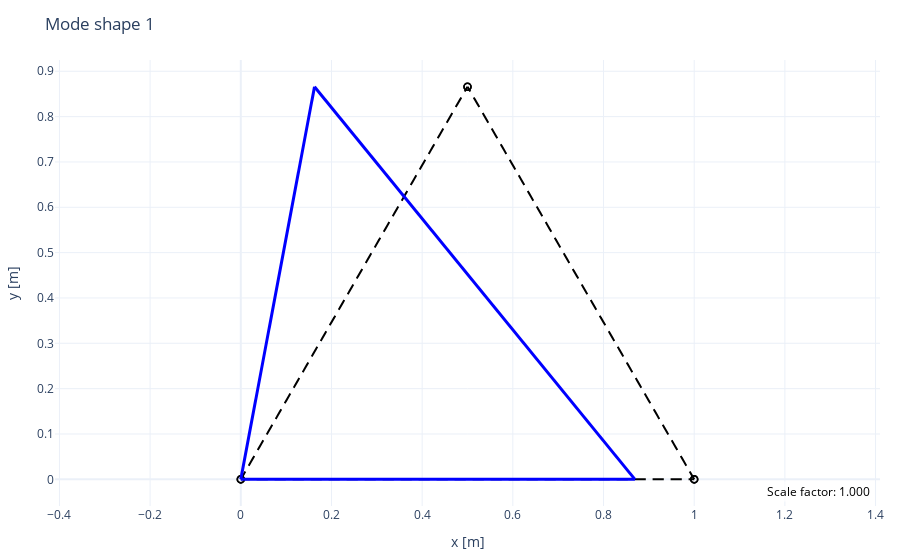

The notebook cell saved with this chart:
### Markdown cell above
### plot vibration mode

### Code cell
# "Determine a" first create an empty array and the fill it with data from phi_red  
phi_j = np.zeros((6)) # size = number of dofs

mode = 1 # mode to extract
phi_j[np.array(free_dofs)-1] = phi_red[:, mode-1] 
Ed = extract_dofs(phi_j, Edof)
fig = draw_discrete_elements(
    Ex, Ey,
    title=f"Mode shape {mode}",
    xlabel="x [m]",
    ylabel="y [m]",
    line_style="dashed"
)
plot_deformed_bars(fig, Ex, Ey, Ed, scale=1)
fig.show()

### Figure 1 — Plotly figure (JSON) as saved in the notebook; plotly's stock layout.template omitted (floating-point values rounded to 4 significant figures)
{"data": [{"hoverinfo": "skip", "line": {"color": "black", "dash": "dash", "width": 2}, "mode": "lines", "name": "elements", "type": "scatter", "x": [0, 0.5, 0, null, 1, 0.5, 1, null, 0, 1, 0, null], "y": [0, 0.866, 0, null, 0, 0.866, 0, null, 0, 0, 0, null]}, {"hovertemplate": "x=%{x:.3f}<br>y=%{y:.3f}<extra></extra>", "marker": {"color": "rgba(0,0,0,0)", "line": {"color": "black", "width": 1.6}, "size": 7, "symbol": "circle"}, "mode": "markers", "name": "nodes", "type": "scatter", "x": [0, 0.5, 1, 0.5, 0, 1], "y": [0, 0.866, 0, 0.866, 0, 0]}, {"hoverinfo": "skip", "line": {"color": "blue", "width": 3}, "mode": "lines", "name": "deformed", "type": "scatter", "x": [0, 0.1625], "y": [0, 0.866]}, {"hoverinfo": "skip", "line": {"color": "blue", "width": 3}, "mode": "lines", "name": "deformed", "type": "scatter", "x": [0.8693, 0.1625], "y": [0, 0.866]}, {"hoverinfo": "skip", "line": {"color": "blue", "width": 3}, "mode": "lines", "name": "deformed", "type": "scatter", "x": [0, 0.8693], "y": [0, 0]}], "layout": {"annotations": [{"align": "right", "bgcolor": "rgba(255,255,255,0.7)", "font": {"color": "black", "size": 12}, "showarrow": false, "text": "Scale factor: 1.000", "x": 0.99, "xref": "paper", "y": 0.01, "yref": "paper"}], "margin": {"b": 40, "l": 40, "r": 20, "t": 60}, "showlegend": false, "title": {"text": "Mode shape 1"}, "xaxis": {"title": {"text": "x [m]"}}, "yaxis": {"scaleanchor": "x", "scaleratio": 1, "title": {"text": "y [m]"}}}}
